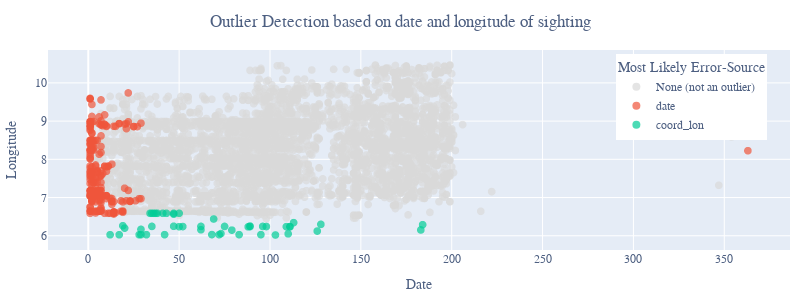

The code cell stored with this chart in its notebook:
### Code cell
bergpieper_plot = bergpieper_result.copy()
bergpieper_plot['most_likely_error_source'] = bergpieper_plot.most_likely_error_source.replace(({'None': 'None (not an outlier)', 'coord_lat': 'None (not an outlier)'}))
fig = px.scatter(bergpieper_plot, x='date', y='coord_lon', color='most_likely_error_source',
                 opacity=0.7, width=800, height=300,
                 labels={'date': 'Date', 'coord_lon': 'Longitude'},
                 title='Outlier Detection',
                 color_discrete_map={'None (not an outlier)': '#d9d9d9'})

fig.update_traces(marker={'size': 8})  # Adjust marker size if needed
fig.update_layout(font=dict(family="Aleo", size=12, color="#4d5f81"),
                  title=dict(x=0.5, y=0.95, text="Outlier Detection based on date and longitude of sighting", xanchor='center'),
                  legend_title_text='Most Likely Error-Source',
                  margin=dict(t=50, b=10, l=10, r=10), legend=dict(x=0.766, y=0.98))

fig.show()

### Figure 1 — Plotly figure (JSON) as saved in the notebook; plotly's stock layout.template omitted (floating-point values rounded to 4 significant figures; data arrays with more than 128 entries replaced by an {"elided": "..."} marker saying what was removed)
{"data": [{"hovertemplate": "most_likely_error_source=None (not an outlier)<br>Date=%{x}<br>Longitude=%{y}<extra></extra>", "legendgroup": "None (not an outlier)", "marker": {"color": "#d9d9d9", "opacity": 0.7, "size": 8, "symbol": "circle"}, "mode": "markers", "name": "None (not an outlier)", "showlegend": true, "type": "scattergl", "x": {"elided": "6086 int values"}, "xaxis": "x", "y": {"elided": "6086 float values"}, "yaxis": "y"}, {"hovertemplate": "most_likely_error_source=date<br>Date=%{x}<br>Longitude=%{y}<extra></extra>", "legendgroup": "date", "marker": {"color": "#EF553B", "opacity": 0.7, "size": 8, "symbol": "circle"}, "mode": "markers", "name": "date", "showlegend": true, "type": "scattergl", "x": {"elided": "296 int values"}, "xaxis": "x", "y": {"elided": "296 float values"}, "yaxis": "y"}, {"hovertemplate": "most_likely_error_source=coord_lon<br>Date=%{x}<br>Longitude=%{y}<extra></extra>", "legendgroup": "coord_lon", "marker": {"color": "#00cc96", "opacity": 0.7, "size": 8, "symbol": "circle"}, "mode": "markers", "name": "coord_lon", "showlegend": true, "type": "scattergl", "x": [83, 42, 95, 68, 72, 29, 32, 17, 20, 12, 28, 79, 29, 110, 183, 73, 109, 111, 50, 52, 88, 89, 111, 103, 184, 47, 89, 19, 69, 35, 36, 47, 50, 37, 38, 41, 43, 34, 98, 35, 96, 62, 75, 47, 62, 113, 126, 128, 335], "xaxis": "x", "y": [6.029, 6.029, 6.029, 6.031, 6.029, 6.029, 6.028, 6.027, 6.2, 6.027, 6.027, 6.148, 6.167, 6.05, 6.152, 6.058, 6.238, 6.237, 6.238, 6.24, 6.234, 6.24, 6.24, 6.02, 6.289, 6.566, 6.254, 6.262, 6.439, 6.587, 6.587, 6.587, 6.587, 6.587, 6.587, 6.587, 6.587, 6.587, 6.242, 6.244, 6.244, 6.245, 6.244, 6.248, 6.157, 6.343, 6.123, 6.299, 10.38], "yaxis": "y"}], "layout": {"font": {"color": "#4d5f81", "family": "Aleo", "size": 12}, "height": 300, "legend": {"title": {"text": "Most Likely Error-Source"}, "tracegroupgap": 0, "x": 0.766, "y": 0.98}, "margin": {"b": 10, "l": 10, "r": 10, "t": 50}, "title": {"text": "Outlier Detection based on date and longitude of sighting", "x": 0.5, "xanchor": "center", "y": 0.95}, "width": 800, "xaxis": {"anchor": "y", "domain": [0, 1], "title": {"text": "Date"}}, "yaxis": {"anchor": "x", "domain": [0, 1], "title": {"text": "Longitude"}}}}
